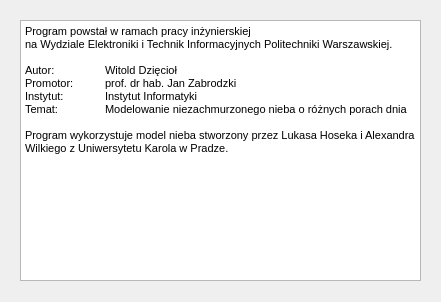
<?xml version="1.0" encoding="UTF-8"?>
<ui version="4.0">
 <class>About</class>
 <widget class="QDialog" name="About">
  <property name="geometry">
   <rect>
    <x>0</x>
    <y>0</y>
    <width>441</width>
    <height>302</height>
   </rect>
  </property>
  <property name="windowTitle">
   <string>O Programie</string>
  </property>
  <widget class="QTextEdit" name="textEdit">
   <property name="geometry">
    <rect>
     <x>20</x>
     <y>20</y>
     <width>401</width>
     <height>261</height>
    </rect>
   </property>
   <property name="readOnly">
    <bool>true</bool>
   </property>
   <property name="html">
    <string>&lt;!DOCTYPE HTML PUBLIC &quot;-//W3C//DTD HTML 4.0//EN&quot; &quot;http://www.w3.org/TR/REC-html40/strict.dtd&quot;&gt;
&lt;html&gt;&lt;head&gt;&lt;meta name=&quot;qrichtext&quot; content=&quot;1&quot; /&gt;&lt;style type=&quot;text/css&quot;&gt;
p, li { white-space: pre-wrap; }
&lt;/style&gt;&lt;/head&gt;&lt;body style=&quot; font-family:'MS Shell Dlg 2'; font-size:8.25pt; font-weight:400; font-style:normal;&quot;&gt;
&lt;p style=&quot; margin-top:0px; margin-bottom:0px; margin-left:0px; margin-right:0px; -qt-block-indent:0; text-indent:0px;&quot;&gt;Program powstał w ramach pracy inżynierskiej&lt;/p&gt;
&lt;p style=&quot; margin-top:0px; margin-bottom:0px; margin-left:0px; margin-right:0px; -qt-block-indent:0; text-indent:0px;&quot;&gt;na Wydziale Elektroniki i Technik Informacyjnych Politechniki Warszawskiej.&lt;/p&gt;
&lt;p style=&quot;-qt-paragraph-type:empty; margin-top:0px; margin-bottom:0px; margin-left:0px; margin-right:0px; -qt-block-indent:0; text-indent:0px;&quot;&gt;&lt;br /&gt;&lt;/p&gt;
&lt;p style=&quot; margin-top:0px; margin-bottom:0px; margin-left:0px; margin-right:0px; -qt-block-indent:0; text-indent:0px;&quot;&gt;Autor:	Witold Dzięcioł&lt;/p&gt;
&lt;p style=&quot; margin-top:0px; margin-bottom:0px; margin-left:0px; margin-right:0px; -qt-block-indent:0; text-indent:0px;&quot;&gt;Promotor:	prof. dr hab. Jan Zabrodzki&lt;/p&gt;
&lt;p style=&quot; margin-top:0px; margin-bottom:0px; margin-left:0px; margin-right:0px; -qt-block-indent:0; text-indent:0px;&quot;&gt;Instytut:	Instytut Informatyki&lt;/p&gt;
&lt;p style=&quot; margin-top:0px; margin-bottom:0px; margin-left:0px; margin-right:0px; -qt-block-indent:0; text-indent:0px;&quot;&gt;Temat:	Modelowanie niezachmurzonego nieba o różnych porach dnia&lt;/p&gt;
&lt;p style=&quot;-qt-paragraph-type:empty; margin-top:0px; margin-bottom:0px; margin-left:0px; margin-right:0px; -qt-block-indent:0; text-indent:0px;&quot;&gt;&lt;br /&gt;&lt;/p&gt;
&lt;p style=&quot; margin-top:0px; margin-bottom:0px; margin-left:0px; margin-right:0px; -qt-block-indent:0; text-indent:0px;&quot;&gt;Program wykorzystuje model nieba stworzony przez Lukasa Hoseka i Alexandra Wilkiego z Uniwersytetu Karola w Pradze.&lt;/p&gt;&lt;/body&gt;&lt;/html&gt;</string>
   </property>
  </widget>
 </widget>
 <resources/>
 <connections/>
</ui>
